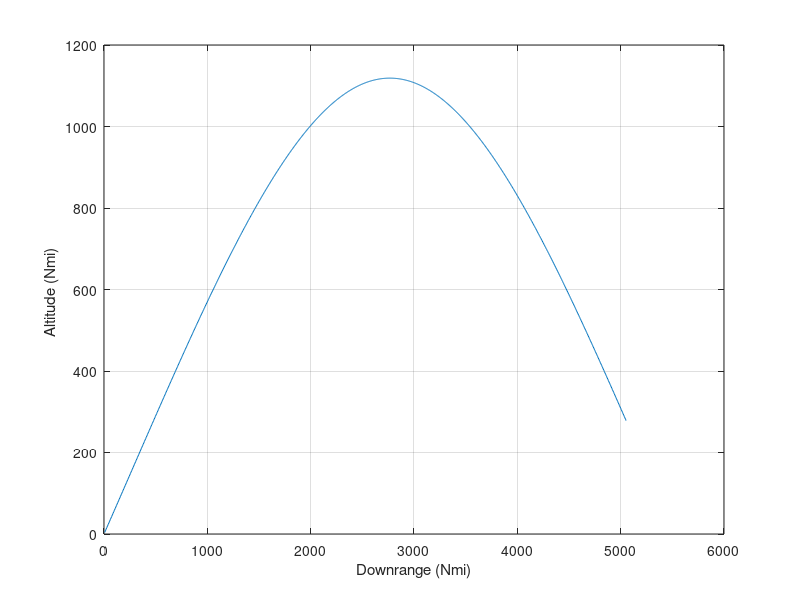

Write MATLAB code to recreate this figure.
count=0;
PI=3.14159;
DEGRAD=360./(2.*PI);
H=.01;
A=2.0926e7;
GM=1.4077e16;
GAM=30.;
ALTNM=0.;
V=24000.;
TF=2200.;
ALT=ALTNM*6076.;
ANG=0.;
VRX=V*cos(PI/2.-GAM/DEGRAD+ANG);
VRY=V*sin(PI/2.-GAM/DEGRAD+ANG);
SCOUNT=0.;
X=(A+ALT)*cos(ANG);
Y=(A+ALT)*sin(ANG);
XFIRST=X;
YFIRST=Y;
X1=VRX;
Y1=VRY;
T=0.;
while T<(TF-.0001)
	XOLD=X;
	YOLD=Y;
	X1OLD=X1;
	Y1OLD=Y1;
	STEP=1;
	FLAG=0;
	while STEP <=1
		if FLAG==1
			STEP=2;
			X=X+H*XD;
			Y=Y+H*YD;
			X1=X1+H*X1D;
			Y1=Y1+H*Y1D;
			T=T+H;
		end
		TEMBOT=(X^2+Y^2)^1.5;
		X1D=-GM*X/TEMBOT;
		Y1D=-GM*Y/TEMBOT;
		XD=X1;
		YD=Y1;
		FLAG=1;
	end
	FLAG=0;
	X=(XOLD+X)/2+.5*H*XD;
	Y=(YOLD+Y)/2+.5*H*YD;
	X1=(X1OLD+X1)/2+.5*H*X1D;
	Y1=(Y1OLD+Y1)/2+.5*H*Y1D;
	SCOUNT=SCOUNT+H;
	if SCOUNT>=1.99999
		SCOUNT=0.;
		ALTNM=(sqrt(X^2+Y^2)-A)/6076.;
		R=sqrt(X^2+Y^2);
		RF=sqrt(XFIRST^2+YFIRST^2);
		CBETA=(X*XFIRST+Y*YFIRST)/(R*RF);
		BETA=acos(CBETA);
		DISTNM=A*BETA/6076.;
		count=count+1;
		ArrayT(count)=T;
		ArrayDISTNM(count)=DISTNM;
		ArrayALTNM(count)=ALTNM;
	end
end
figure
plot(ArrayDISTNM,ArrayALTNM),grid
xlabel('Downrange (Nmi)')
ylabel('Altitude (Nmi) ')
clc
output=[ArrayT',ArrayDISTNM',ArrayALTNM'];
save datfil.txt output -ascii
X
Y
disp 'simulation finished'	
